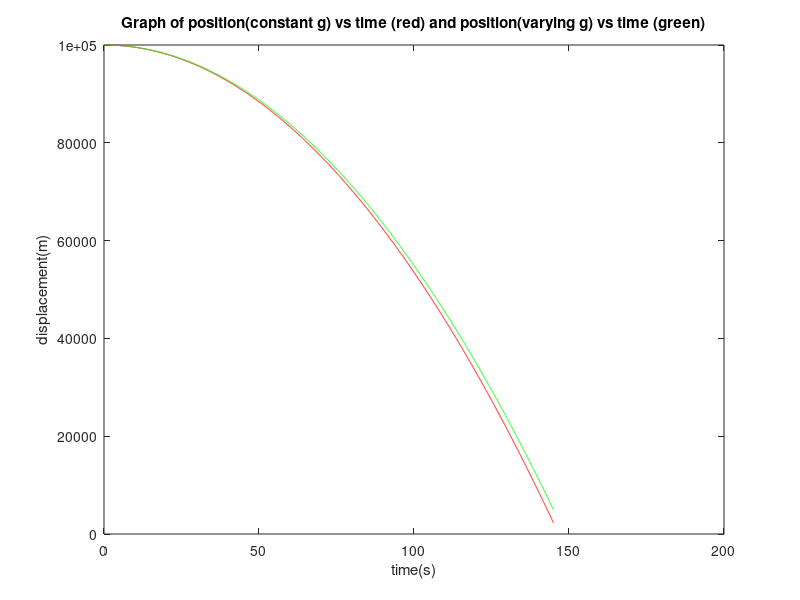

Recreate this plot in MATLAB.
% Freefall without neglecting the effect of buoyancy

clc;
clear;
clear all;
close all;

% Necessary variables

t_start = 0;                                          % Start time of the simulation (s)
t_end = 145;                                           % End time of the simulation (s)   
dt = 0.01;                                            % Step size for the simulation (s)
g0 = 9.8;                                              % Gravitational acceleration (m/s2)
radius_of_sphere = 1;																	% Radius of the sphere (m)
density_of_air = 1.225;																% Density of the air (assumed constant) (kg/m3)
num_points = (t_end-t_start)/dt;											% Total number of points simulated

R = 6371*10.^3;
volume_of_sphere = 4*pi*(radius_of_sphere^3)/3;				% Volume of the sphere (m3)
force_buoyant = density_of_air*volume_of_sphere*g0;		% Buoyant force (N)
mass_of_sphere = 100;																		% Mass of the sphere (kg)
T = zeros(num_points,1);															% Time array
position_varying_g = zeros(num_points,1);								% Array for position of sphere in the presence of buoyant force
velocity_varying_g = zeros(num_points,1);				% Array for velocity of sphere in the presence of buoyant force
position_constant_g = zeros(num_points,1);												% Array for position of sphere in the absence of buoyant force
velocity_constant_g = zeros(num_points,1);								% Array for velocity of sphere in the absence of buoyant force		
position_varying_g(1) = 100000;
position_constant_g(1) = 100000;
% Simulation loop

for step=1:num_points-1
        
				h=position_varying_g(step);
				g=g0/(1+(h/R))^2;
				position_varying_g(step+1) =position_varying_g(step) - velocity_varying_g(step)*dt;
        velocity_varying_g(step+1) = velocity_varying_g(step) + (g-force_buoyant/mass_of_sphere)*dt;
        position_constant_g(step+1) = position_constant_g(step) - velocity_constant_g(step)*dt;
        velocity_constant_g(step+1) = velocity_constant_g(step) + (g0-force_buoyant/mass_of_sphere)*dt;
        T(step+1)=T(step) + dt;
				if(position_varying_g(step+1) <0)
					break;
				end
end

% Analytical solution

analytic_height=position_varying_g-0.5*g*T.^2;

% Graph plotting
plot(T(1:step+1),position_constant_g(1:step+1),'r',T(1:step+1),position_varying_g(1:step+1),'g');
title("Graph of position(constant g) vs time (red) and position(varying g) vs time (green)");
xlabel("time(s)");
ylabel("displacement(m)");